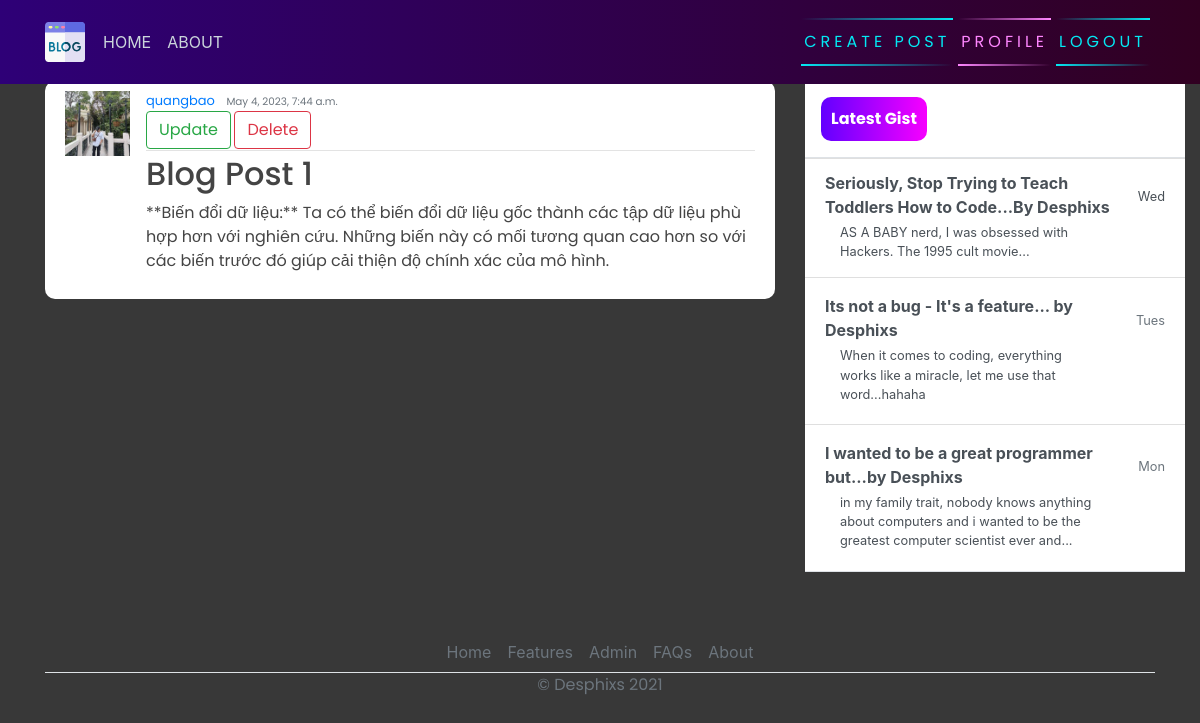
Page /post/1/ (signed in) on the committed database.
### blog/models.py (models this page shows, shortened)
class Post(models.Model):
    title = models.CharField(max_length=200)
    content = models.TextField()
    date_posted = models.DateTimeField(default=timezone.now)
    author = models.ForeignKey(User, on_delete=models.CASCADE)

### users/models.py (models this page shows, shortened)
class Profile(models.Model):
    user = models.OneToOneField(User, on_delete=models.CASCADE)
    image = models.ImageField(default='default.jpg', upload_to='profile_pics')

### blog/views.py (the view)
# urls.py: path('post/<int:pk>/', PostDetailView.as_view(), name="blog-detail"),
class PostDetailView(LoginRequiredMixin, DetailView):
    model = Post

### blog/templates/blog/post_detail.html
{% extends 'blog/base.html' %} {% block content %}
<article class="media content-section">
  <img
    class="rounded-cirlce article-img"
    src="{{ object.author.profile.image.url }}"
    alt=""
  />
  <div class="media-body">
    <div class="article-metadata">
      <a class="mr-2" href="#">{{ object.author }}</a>
      <small class="text-muted">{{ object.date_posted }}</small> <br />
      {% if object.author == user %}
      <div>
        <a
          class="btn btn-outline-success"
          href="{% url 'blog-update' object.id %}"
          >Update</a
        >
        <a
          class="btn btn-outline-danger"
          href="{% url 'blog-delete' object.id %}"
          >Delete</a
        >
      </div>
      {% endif %}
    </div>
    <h2><a class="article-title" href="#">{{ object.title }}</a></h2>
    <p class="article-content">{{ object.content }}</p>
  </div>
  <br />
</article>
{% endblock content %}

### blog/templates/blog/base.html (shortened to what this page needs)
{% load static %}
<!DOCTYPE html>
<html>
  <head>
    <link
      rel="stylesheet"
      href="https://maxcdn.bootstrapcdn.com/bootstrap/4.0.0/css/bootstrap.min.css"
    />
    <link rel="stylesheet" href="{% static 'blog/main.css' %}" />
  </head>
  <body>
    <header class="site-header">
      <nav class="navbar navbar-expand-md navbar-dark bg-steel fixed-top">
        <div class="container">
          <div class="collapse navbar-collapse" id="navbarToggle">
            <div class="navbar-nav mr-auto">
              {% if user.is_authenticated %}
              <a class="nav-item nav-link" href="{% url 'blog-home' %}">HOME</a>
              <a class="nav-item nav-link" href="{% url 'blog-about' %}"
                >ABOUT</a
              >
            </div>
            <div class="navbar-nav">
              <a href="{% url 'blog-new' %}" id="auth-links">
                <span></span>
                <span></span>
                Create Post
              </a>
              <a href="{% url 'profile' %}" id="auth-links">
                <span></span>
                <span></span>
                Profile
              </a>
              <a href="{% url 'logout' %}" id="auth-links">
                <span></span>
                <span></span>
                Logout
              </a>
              {% endif %}
            </div>
          </div>
        </div>
      </nav>
    </header>
    <main role="main" class="container">
      <div class="row">
        <div class="col-md-8">
        </div>
        <div class="col-md-8">{% block content %}{% endblock %}</div>
        <div class="col-md-4">
          <div class="content-sectionw">
            <div
              class="d-flex flex-column align-items-stretch flex-shrink-0 bg-white"
              style="width: 380px"
              style="padding-top: 120px"
            >
              <a
                id="list-group"
                style="text-decoration: none"
                href=""
                class="d-flex align-items-center flex-shrink-0 p-3 link-dark text-decoration-none border-bottom"
              >
                <span class="fs-5 fw-semibold" id="gist-btn">Latest Gist</span>
              </a>
              <div class="list-group list-group-flush border-bottom scrollarea">
                <a
                  href="#"
                  class="list-group-item list-group-item-action lh-tight"
                  aria-current="true"
                >
                  <div
                    class="d-flex w-100 align-items-center justify-content-between"
                  >
                    <strong class="mb-1"
                      >Seriously, Stop Trying to Teach Toddlers How to Code...By
                      Desphixs
                    </strong>
                    <small>Wed</small>
                  </div>
                  <div class="col-10 mb-1 small">
                    AS A BABY nerd, I was obsessed with Hackers. The 1995 cult
                    movie...
                  </div>
                </a>
                <a
                  href="#"
                  class="list-group-item list-group-item-action py-3 lh-tight"
                >
                  <div
                    class="d-flex w-100 align-items-center justify-content-between"
                  >
                    <strong class="mb-1"
                      >Its not a bug - It's a feature... by Desphixs</strong
                    >
                    <small class="text-muted">Tues</small>
                  </div>
                  <div class="col-10 mb-1 small">
                    When it comes to coding, everything works like a miracle,
                    let me use that word...hahaha
                  </div>
                </a>
                <a
                  href="#"
                  class="list-group-item list-group-item-action py-3 lh-tight"
                >
                  <div
                    class="d-flex w-100 align-items-center justify-content-between"
                  >
                    <strong class="mb-1"
                      >I wanted to be a great programmer but...by
                      Desphixs</strong
                    >
                    <small class="text-muted">Mon</small>
                  </div>
                  <div class="col-10 mb-1 small">
                    in my family trait, nobody knows anything about computers
                    and i wanted to be the greatest computer scientist ever
                    and...
                  </div>
                </a>
              </div>
            </div>
          </div>
        </div>
      </div>
      <footer class="">
        <ul
          class="nav justify-content-center border-bottom"
          style="margin-top: 60px"
        >
          <li class="nav-item">
            <a href="#" class="nav-link px-2 text-muted">Home</a>
          </li>
          <li class="nav-item">
            <a href="#" class="nav-link px-2 text-muted">Features</a>
          </li>
          <li class="nav-item">
            <a href="admin/" class="nav-link px-2 text-muted">Admin</a>
          </li>
          <li class="nav-item">
            <a href="#" class="nav-link px-2 text-muted">FAQs</a>
          </li>
          <li class="nav-item">
            <a href="#" class="nav-link px-2 text-muted">About</a>
          </li>
        </ul>
        <p class="text-center text-muted">&copy; Desphixs 2021</p>
      </footer>
    </main>
  </body>
</html>

### blog/static/blog/main.css (style rules this page uses)
body { background-color: rgb( 56, 56, 56 ); margin-top: 5rem; background-size: contain; background-repeat: no-repeat; }
h1, h2, h3, h4, h5, h6, p { color: #444444; font-family: "Poppins", sans-serif; }
ul { margin: 0; }
.bg-steel { background: linear-gradient(270deg, rgb(49, 0, 33) 0%, rgb(46, 0, 119) 100%); }
.site-header .navbar-nav .nav-link { color: #cbd5db; }
.content-section { background: #ffffff; padding: 10px 20px; border-radius: 10px; margin-bottom: 20px; }
.article-title { color: #444444; }
.article-content { white-space: pre-line; }
.article-img { height: 65px; width: 65px; margin-right: 16px; }
.article-metadata { font-family: "Poppins", sans-serif; padding-bottom: 1px; margin-bottom: 4px; font-size: 13px; border-bottom: 1px solid #e3e3e3; }
svg { width: 50px; height: 50px; }
#auth-links { font-family: "Poppins", sans-serif; position: relative; display: inline-block; padding: 12px 3px; margin: 10px 0; color: #03e9f4; text-decoration: none; text-transform: uppercase; transition: 0.5s; letter-spacing: 4px; overflow: hidden; margin-right: 5px; }
#auth-links:nth-child(2) { filter: hue-rotate(110deg); }
#auth-links span { position: absolute; display: block; }
#auth-links span:nth-child(1) { top: 0; left: 0; width: 100%; height: 2px; background: linear-gradient(90deg, transparent, #03e9f4); animation: animate1 1s linear infinite; }
#auth-links span:nth-child(3) { bottom: 0; right: 0; width: 100%; height: 2px; background: linear-gradient(270deg, transparent, #03e9f4); animation: animate3 1s linear infinite; animation-delay: 0.5s; }
#gist-btn { color: black; background: linear-gradient( 270deg, rgb(247, 0, 255) 0%, rgb(98, 0, 255) 100% ); padding: 10px; color: white; font-family: "Poppins", sans-serif; font-weight: bold; border-radius: 10px; }

### rows in the picture
Post: author.profile.image (picture), author "quangbao", date_posted "May 4, 2023, 7:44 a.m.", title "Blog Post 1", content "**Biến đổi dữ liệu:** Ta có thể biến đổi dữ liệu gốc thành các tập dữ liệu phù hợp hơn với nghiên cứu. Những biến này có mối tương quan cao hơn so với các biến trước đó giúp cải thiện độ chính xác của mô hình."
